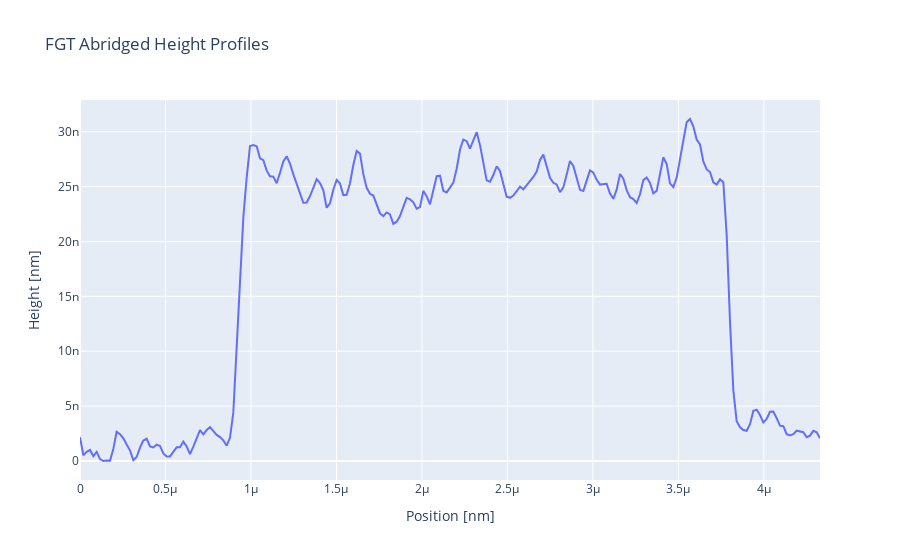

The cell this chart's notebook holds for it:
### Code cell
new_fgt_file = r"C:\Users\poeda\OneDrive\Desktop\Documents\Luo Group\AFM Images\CrsBr MTJ Project\MAXYMUS\MAXYMUS #4.013"
hBN_flake = afm.afmData(new_fgt_file, "FGT").zero_minimums().select_profiles([3])
# threshold = new_fgt.threshold_averaging(2e-9)
# threshold.graph(raw=new_fgt,grid=False,title=False,legend=False)
hBN_flake.plotly_graph()

### Figure 1 — Plotly figure (JSON) as saved in the notebook; plotly's stock layout.template omitted (floating-point values rounded to 4 significant figures; data arrays with more than 128 entries replaced by an {"elided": "..."} marker saying what was removed)
{"data": [{"mode": "lines", "name": "Profile 3", "type": "scatter", "x": {"elided": "266 float values"}, "y": {"elided": "266 float values"}}], "layout": {"title": {"text": "FGT Abridged Height Profiles"}, "xaxis": {"title": {"text": "Position [nm]"}}, "yaxis": {"title": {"text": "Height [nm]"}}}}
